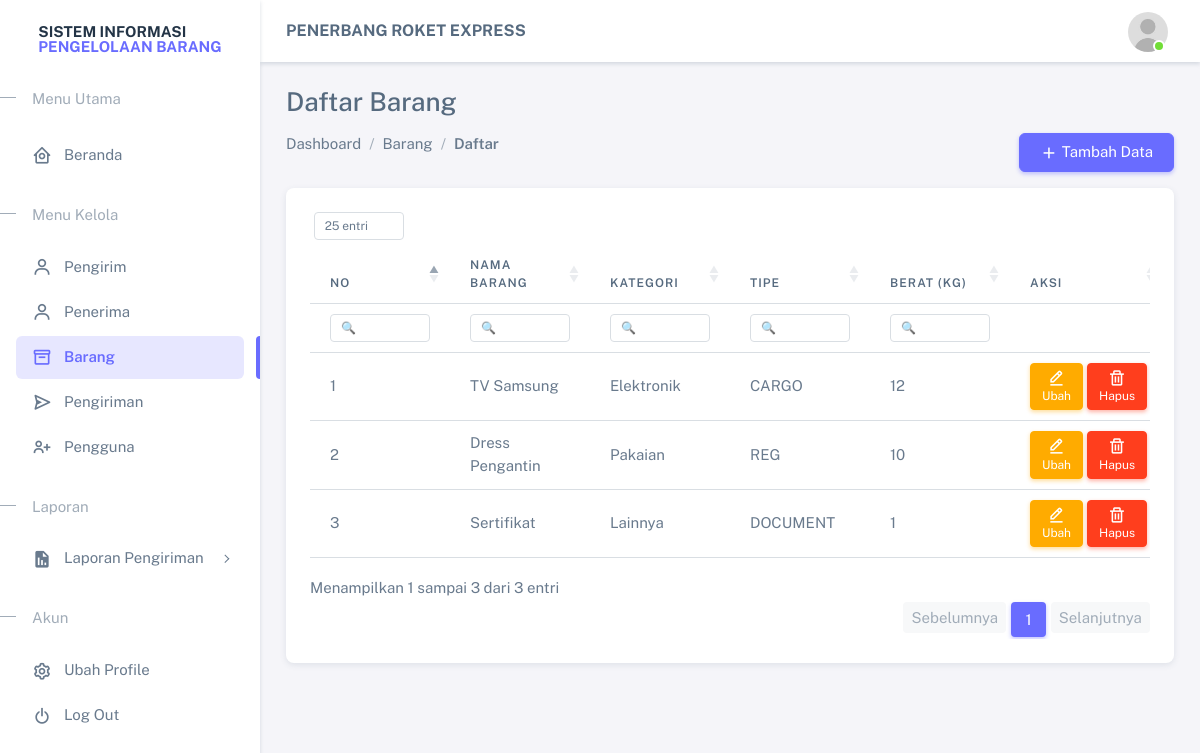
/pages/items/index.php (signed in), run on the app's committed database.
### tables this page shows
CREATE TABLE IF NOT EXISTS `items` (
  `id` int NOT NULL AUTO_INCREMENT,
  `name` varchar(255) NOT NULL,
  `weight` varchar(255) NOT NULL,
  `category` varchar(255) NOT NULL,
  `type` varchar(100) DEFAULT NULL,
  PRIMARY KEY (`id`)
);

### app/function/function.php (called while the page is built, shortened)
<?php
require_once __DIR__ . '/../connection.php';
function query($sql, $params = [])
{
    global $conn;
    if (empty($params)) {
        $result = mysqli_query($conn, $sql);
        $rows = [];
        while ($row = mysqli_fetch_object($result)) {
            $rows[] = $row;
        }
        return $rows;
    }
    $rows = [];
    return $rows;
}

### pages/items/index.php (the view, shortened to what this page needs)
<?php
require('./../../app/function/function.php');
include('./../../views/layouts/main-header.php');
?>
<div class="card">
    <div class="d-flex align-items-end row">
        <div class="col-sm-12">
            <div class="card-body">
                <div class="table-responsive">
                    <table class="table datatable" style="width: 100%;">
                        <thead>
                            <tr>
                                <th width="5%">No</th>
                                <th>Nama Barang</th>
                                <th>Kategori</th>
                                <th>Tipe</th>
                                <th>Berat (kg)</th>
                                <th width="20%">Aksi</th>
                            </tr>
                        </thead>
                        <tbody>
                            <?php
                            $no = 1;
                            $items = query("SELECT * FROM items");
                            ?>
                            <?php foreach ($items as $item): ?>
                                <tr>
                                    <td><?= $no++ ?></td>
                                    <td><?= $item->name ?></td>
                                    <td><?= $item->category ?></td>
                                    <td><?= $item->type ?></td>
                                    <td><?= $item->weight ?></td>
                                    <td class="text-end">
                                        <div class="d-flex gap-1">
                                            <a class="btn btn-sm btn-warning" href="edit.php?id=<?= $item->id ?>">
                                                <i class="bx bx-edit-alt"></i>Ubah
                                            </a>
                                            <button type="button" data-action="delete.php?id=<?= $item->id ?>"
                                                data-confirm-text="Anda yakin menghapus data barang ini?"
                                                class="btn btn-sm btn-danger btn-delete">
                                                <i class="bx bx-trash"></i>Hapus
                                            </button>
                                        </div>
                                    </td>
                                </tr>
                            <?php endforeach; ?>
                        </tbody>
                    </table>
                </div>
            </div>
        </div>
    </div>
</div>
<?php include('./../../views/layouts/main-footer.php') ?>

### data on the page
items: name "TV Samsung", category "Elektronik", type "CARGO", weight "12"
items: name "Dress Pengantin", category "Pakaian", type "REG", weight "10"
items: name "Sertifikat", category "Lainnya", type "DOCUMENT", weight "1"

### other printed values
$title "Daftar Barang"
$item['label'] "Dashboard"
$item['label'] "Barang"
$item['label'] "Daftar"
$button['text'] "Tambah Data"
